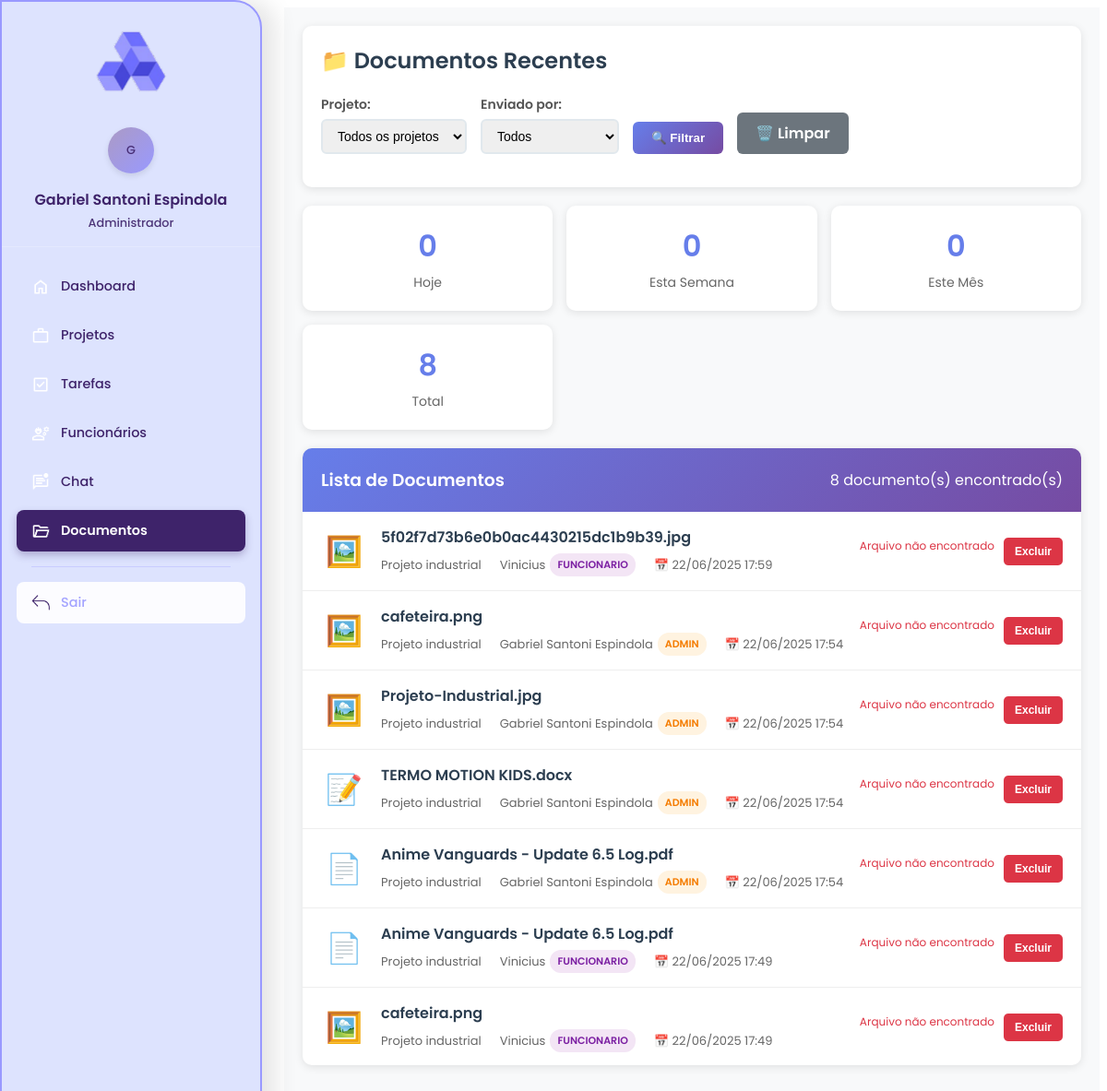
Screenshot of /gestor/documentos/visualizar_documentos.php (signed in) with the database file from the repository.
### tables this page shows
CREATE TABLE `uploads` (
  `id` int(11) NOT NULL,
  `nome_arquivo` varchar(255) NOT NULL,
  `caminho_arquivo` varchar(255) NOT NULL,
  `projeto_id` int(11) DEFAULT NULL,
  `enviado_em` timestamp NOT NULL DEFAULT current_timestamp(),
  `tamanho_arquivo` bigint(20) DEFAULT NULL,
  `tipo_mime` varchar(100) DEFAULT NULL,
  `data_upload` timestamp NOT NULL DEFAULT current_timestamp(),
  `status_arquivo` enum('ativo','excluido') DEFAULT 'ativo',
  `enviado_por` int(11) DEFAULT NULL
);

### gestor/documentos/visualizar_documentos.php (the view, shortened to what this page needs)
<?php
include '../sidebar.php';
require '../../conexao.php';
$limite = 20;
$pagina = isset($_GET['pagina']) ? (int)$_GET['pagina'] : 1;
$offset = ($pagina - 1) * $limite;
$where_conditions = [];
$params = [];
$types = '';
$where_clause = !empty($where_conditions) ? 'WHERE ' . implode(' AND ', $where_conditions) : '';
$sql = "SELECT u.*,
               COALESCE(p.titulo, 'Projeto Removido') as projeto_titulo,
               COALESCE(us.nome, 'Usuário Removido') as enviado_por_nome,
               COALESCE(us.tipo, 'desconhecido') as enviado_por_tipo
        FROM uploads u
        LEFT JOIN projetos p ON u.projeto_id = p.id
        LEFT JOIN usuarios us ON u.enviado_por = us.id
        $where_clause
        ORDER BY u.enviado_em DESC
        LIMIT ? OFFSET ?";
$params[] = $limite;
$params[] = $offset;
$types .= 'ii';
$stmt = $conn->prepare($sql);
if (!empty($params)) {
    $stmt->bind_param($types, ...$params);
}
$stmt->execute();
$documentos = $stmt->get_result();
$sql_count = "SELECT COUNT(*) as total
              FROM uploads u
              LEFT JOIN projetos p ON u.projeto_id = p.id
              LEFT JOIN usuarios us ON u.enviado_por = us.id
              $where_clause";
if (!empty($where_conditions)) {
    $stmt_count = $conn->prepare($sql_count);
    $types_count = str_replace('ii', '', $types);
    $params_count = array_slice($params, 0, -2);
    if (!empty($params_count)) {
        $stmt_count->bind_param($types_count, ...$params_count);
    }
    $stmt_count->execute();
    $total_registros = $stmt_count->get_result()->fetch_assoc()['total'];
} else {
    $total_registros = $conn->query($sql_count)->fetch_assoc()['total'];
}
function obterIconeArquivo($nomeArquivo)
{
    $extensao = strtolower(pathinfo($nomeArquivo, PATHINFO_EXTENSION));
    switch ($extensao) {
        case 'pdf':
            return '📄';
        case 'jpg':
        case 'jpeg':
        case 'png':
        case 'gif':
        case 'webp':
            return '🖼️';
        case 'doc':
        case 'docx':
            return '📝';
    }
}
function obterCaminhoArquivo($caminho_bd)
{
    $upload_dir = $_SERVER['DOCUMENT_ROOT'] . '/augebit/uploads/';
    $caminhos_possiveis = [
        $caminho_bd,
        $upload_dir . basename($caminho_bd),
        $upload_dir . $caminho_bd,
        str_replace('/uploads/uploads/', '/uploads/', $upload_dir . $caminho_bd)
    ];
    return false;
}
function obterUrlArquivo($caminho_bd)
{
    $base_url = '/augebit/uploads/';
    if (strpos($caminho_bd, 'uploads/') !== false) {
        $parte_arquivo = substr($caminho_bd, strpos($caminho_bd, 'uploads/') + 8);
        return $base_url . $parte_arquivo;
    }
    return $base_url . $caminho_bd;
}
?>
<!DOCTYPE html>
<html lang="pt-br">
<head>
    <link rel="stylesheet" href="../css/geral.css">
</head>
<body>
    <div class="main-content">
        <div class="header-section">
            <h2>📁 Documentos Recentes</h2>
            <form method="GET" class="filtros">
                <div class="filtro-grupo">
                    <label>Projeto:</label>
                    <select name="projeto">
                        <option value="">Todos os projetos</option>
                    </select>
                </div>
                <div class="filtro-grupo">
                    <label>Enviado por:</label>
                    <select name="tipo">
                        <option value="">Todos</option>
                    </select>
                </div>
                <button type="submit" class="btn-filtrar">🔍 Filtrar</button>
                <a href="visualizar_documentos.php" class="btn-limpar">🗑️ Limpar</a>
            </form>
        </div>
        <div class="stats-cards">
            <?php
            $stats_hoje = 0;
            $stats_semana = 0;
            $stats_mes = 0;
            $result = $conn->query("SELECT COUNT(*) as total FROM uploads WHERE DATE(enviado_em) = CURDATE()");
            if ($result) $stats_hoje = $result->fetch_assoc()['total'];
            $result = $conn->query("SELECT COUNT(*) as total FROM uploads WHERE enviado_em >= DATE_SUB(NOW(), INTERVAL 7 DAY)");
            if ($result) $stats_semana = $result->fetch_assoc()['total'];
            $result = $conn->query("SELECT COUNT(*) as total FROM uploads WHERE enviado_em >= DATE_SUB(NOW(), INTERVAL 30 DAY)");
            if ($result) $stats_mes = $result->fetch_assoc()['total'];
            ?>
            <div class="stat-card">
                <div class="number"><?= $stats_hoje ?></div>
                <div class="label">Hoje</div>
            </div>
            <div class="stat-card">
                <div class="number"><?= $stats_semana ?></div>
                <div class="label">Esta Semana</div>
            </div>
            <div class="stat-card">
                <div class="number"><?= $stats_mes ?></div>
                <div class="label">Este Mês</div>
            </div>
            <div class="stat-card">
                <div class="number"><?= $total_registros ?></div>
                <div class="label">Total</div>
            </div>
        </div>
        <div class="documentos-container">
            <div class="documentos-header">
                <h3 style="margin: 0;">Lista de Documentos</h3>
                <span><?= $total_registros ?> documento(s) encontrado(s)</span>
            </div>
            <?php if ($documentos->num_rows > 0): ?>
                <div class="documentos-lista">
                    <?php while ($doc = $documentos->fetch_assoc()): ?>
                        <div class="documento-item">
                            <div class="documento-icone">
                                <?= obterIconeArquivo($doc['nome_arquivo']) ?>
                            </div>
                            <div class="documento-info">
                                <div class="documento-nome">
                                    <?= htmlspecialchars($doc['nome_arquivo']) ?>
                                </div>
                                <div class="documento-detalhes">
                                    <span>
                                        <?= htmlspecialchars($doc['projeto_titulo']) ?>
                                    </span>
                                    <span>
                                        <?= htmlspecialchars($doc['enviado_por_nome']) ?>
                                        <span class="badge badge-<?= $doc['enviado_por_tipo'] ?>">
                                            <?= ucfirst($doc['enviado_por_tipo']) ?>
                                        </span>
                                    </span>
                                    <span>
                                        📅 <?= date('d/m/Y H:i', strtotime($doc['enviado_em'])) ?>
                                    </span>
                                </div>
                            </div>
                            <div class="documento-acoes">
                                <?php
                                $extensao = strtolower(pathinfo($doc['nome_arquivo'], PATHINFO_EXTENSION));
                                $caminho_fisico = obterCaminhoArquivo($doc['caminho_arquivo']);
                                $url_arquivo = obterUrlArquivo($doc['caminho_arquivo']);
                                ?>
                                <?php if ($caminho_fisico): ?>
                                    <?php if (in_array($extensao, ['jpg', 'jpeg', 'png', 'gif', 'pdf'])): ?>
                                        <a href="<?= $url_arquivo ?>"
                                            target="_blank"
                                            class="btn-acao btn-visualizar"
                                            title="Visualizar arquivo">
                                            Ver
                                        </a>
                                    <?php endif; ?>
                                    <a href="<?= $url_arquivo ?>"
                                        download="<?= htmlspecialchars($doc['nome_arquivo']) ?>"
                                        class="btn-acao btn-download"
                                        title="Baixar arquivo">
                                        Baixar
                                    </a>
                                <?php else: ?>
                                    <span style="color: #dc3545; font-size: 12px;">Arquivo não encontrado</span>
                                <?php endif; ?>
                                <?php if ($_SESSION['usuario_tipo'] === 'admin'): ?>
                                    <button onclick="confirmarExclusao(<?= $doc['id'] ?>, '<?= addslashes($doc['nome_arquivo']) ?>')"
                                        class="btn-acao btn-excluir"
                                        title="Excluir documento">
                                        Excluir
                                    </button>
                                <?php endif; ?>
                            </div>
                        </div>
                    <?php endwhile; ?>
                </div>
            <?php endif; ?>
        </div>
    </div>
</body>
</html>

### gestor/css/geral.css (style rules this page uses)
.main-content { margin-left: 300px; padding: 2rem; }
a { text-decoration: none; font-family: 'Poppins'; }
h2 { font-family: 'Poppins'; font-weight: 200px; }
h3 { font-family: 'Poppins'; font-weight: 200px; }
label { font-family: 'Poppins'; font-weight: 200px; }

### gestor/documentos/visualizar_documentos.php (style rules this page uses)
.main-content { font-family: 'Poppins'; font-weight: 100px; }
.main-content { padding: 20px; margin-left: 300px; background-color: #f8f9fa; min-height: 100vh; }
.header-section { background: white; padding: 20px; border-radius: 10px; box-shadow: 0 2px 10px rgba(0, 0, 0, 0.1); margin-bottom: 20px; }
.header-section h2 { font-family: 'Poppins'; font-weight: 300px; color: #2c3e50; margin: 0 0 20px 0; display: flex; align-items: center; gap: 10px; }
.filtros { display: flex; gap: 15px; align-items: end; flex-wrap: wrap; }
.filtro-grupo { display: flex; flex-direction: column; gap: 5px; }
.filtro-grupo label { font-weight: 600; color: #555; font-size: 14px; }
.filtro-grupo select { padding: 8px 12px; border: 2px solid #e1e8ed; border-radius: 6px; font-size: 14px; min-width: 150px; }
.btn-filtrar { background: linear-gradient(135deg, #667eea 0%, #764ba2 100%); color: white; border: none; padding: 10px 20px; border-radius: 6px; cursor: pointer; font-weight: 600; transition: transform 0.2s; }
.btn-limpar { background: #6c757d; color: white; border: none; padding: 10px 20px; border-radius: 6px; cursor: pointer; font-weight: 600; text-decoration: none; display: inline-block; }
.stats-cards { display: grid; grid-template-columns: repeat(auto-fit, minmax(200px, 1fr)); gap: 15px; margin-bottom: 20px; }
.stat-card { background: white; padding: 20px; border-radius: 10px; box-shadow: 0 2px 10px rgba(0, 0, 0, 0.1); text-align: center; }
.stat-card .number { font-size: 2em; font-weight: bold; color: #667eea; margin-bottom: 5px; }
.stat-card .label { color: #666; font-size: 14px; }
.documentos-container { background: white; border-radius: 10px; box-shadow: 0 2px 10px rgba(0, 0, 0, 0.1); overflow: hidden; }
.documentos-header { background: linear-gradient(135deg, #667eea 0%, #764ba2 100%); color: white; padding: 20px; display: flex; justify-content: space-between; align-items: center; }
.documentos-lista { max-height: 600px; overflow-y: auto; }
.documento-item { padding: 15px 20px; border-bottom: 1px solid #eee; display: flex; align-items: center; gap: 15px; transition: background-color 0.2s; }
.documento-icone { font-size: 2em; width: 50px; text-align: center; }
.documento-info { flex: 1; }
.documento-nome { font-weight: 600; color: #2c3e50; margin-bottom: 5px; word-break: break-word; }
.documento-detalhes { display: flex; gap: 20px; font-size: 13px; color: #666; flex-wrap: wrap; }
.documento-detalhes span { display: flex; align-items: center; gap: 5px; }
.documento-acoes { display: flex; gap: 10px; }
.btn-acao { padding: 8px 12px; border: none; border-radius: 5px; cursor: pointer; font-size: 12px; font-weight: 600; text-decoration: none; display: inline-flex; align-items: center; gap: 5px; transition: transform 0.2s; }
.btn-excluir { background: #dc3545; color: white; }
.badge { padding: 4px 8px; border-radius: 12px; font-size: 11px; font-weight: 600; text-transform: uppercase; }
.badge-funcionario { background: #f3e5f5; color: #7b1fa2; }
.badge-admin { background: #fff3e0; color: #f57c00; }

### rows the page displays
uploads: nome_arquivo "🖼️", nome_arquivo "5f02f7d73b6e0b0ac4430215dc1b9b39.jpg", projeto_titulo "Projeto industrial", enviado_por_nome "Vinicius", enviado_por_tipo "FUNCIONARIO", enviado_em "22/06/2025 17:59", shows "Arquivo não encontrado"
uploads: nome_arquivo "🖼️", nome_arquivo "cafeteira.png", projeto_titulo "Projeto industrial", enviado_por_nome "Gabriel Santoni Espindola", enviado_por_tipo "ADMIN", enviado_em "22/06/2025 17:54", shows "Arquivo não encontrado"
uploads: nome_arquivo "🖼️", nome_arquivo "Projeto-Industrial.jpg", projeto_titulo "Projeto industrial", enviado_por_nome "Gabriel Santoni Espindola", enviado_por_tipo "ADMIN", enviado_em "22/06/2025 17:54", shows "Arquivo não encontrado"
uploads: nome_arquivo "📝", nome_arquivo "TERMO MOTION KIDS.docx", projeto_titulo "Projeto industrial", enviado_por_nome "Gabriel Santoni Espindola", enviado_por_tipo "ADMIN", enviado_em "22/06/2025 17:54", shows "Arquivo não encontrado"
uploads: nome_arquivo "📄", nome_arquivo "Anime Vanguards - Update 6.5 Log.pdf", projeto_titulo "Projeto industrial", enviado_por_nome "Gabriel Santoni Espindola", enviado_por_tipo "ADMIN", enviado_em "22/06/2025 17:54", shows "Arquivo não encontrado"
uploads: nome_arquivo "📄", nome_arquivo "Anime Vanguards - Update 6.5 Log.pdf", projeto_titulo "Projeto industrial", enviado_por_nome "Vinicius", enviado_por_tipo "FUNCIONARIO", enviado_em "22/06/2025 17:49", shows "Arquivo não encontrado"
uploads: nome_arquivo "🖼️", nome_arquivo "cafeteira.png", projeto_titulo "Projeto industrial", enviado_por_nome "Vinicius", enviado_por_tipo "FUNCIONARIO", enviado_em "22/06/2025 17:49", shows "Arquivo não encontrado"

### other values shown
substr($_SESSION['usuario_nome'] ?? 'U', 0, 1) "G"
$_SESSION['usuario_nome'] "Gabriel Santoni Espindola"
getUserTypeName($userType) "Administrador"
$item['label'] "Dashboard"
$item['label'] "Projetos"
$item['label'] "Tarefas"
$item['label'] "Funcionários"
$item['label'] "Chat"
$item['label'] "Documentos"
$stats_hoje "0"
$stats_semana "0"
$stats_mes "0"
$total_registros "8"
